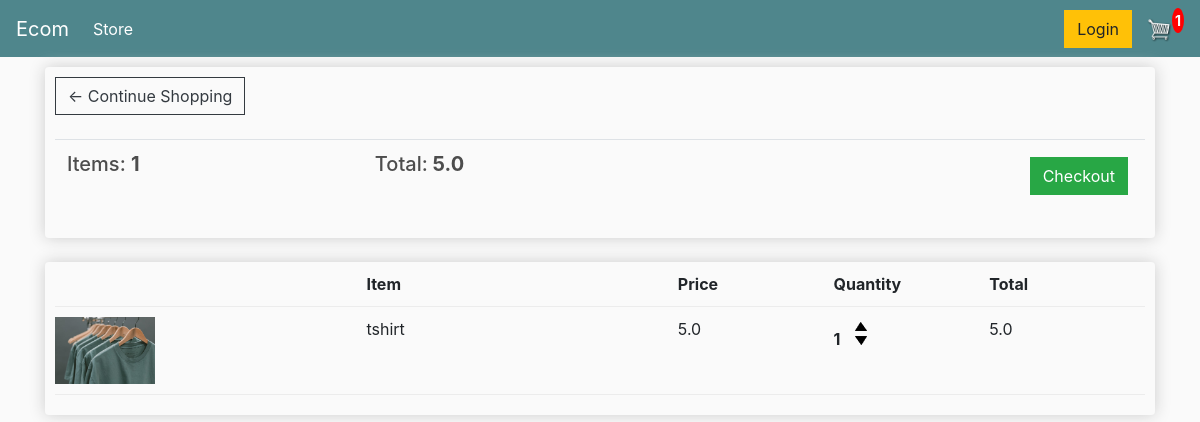
The app's page /cart/ (signed in) with its own data.
### store/models.py (models this page shows, shortened)
class Order(models.Model):
    customer = models.ForeignKey(
        Customer, on_delete=models.SET_NULL, blank=True, null=True)
    date_ordered = models.DateTimeField(auto_now_add=True)
    complete = models.BooleanField(default=False, null=False, blank=False)
    transaction_id = models.CharField(max_length=200, null=True)
    @property
    def total_order_price(self):
        items = self.get_all_order_items
        total_order_price = 0
        for item in items:
            total_order_price = total_order_price+item.calculate_total
        return total_order_price
    @property
    def total_quantity(self):
        items = self.get_all_order_items
        print(items)
        total_items = 0
        if len(items) > 0:
            for item in items:
                total_items = total_items+item.quantity
        return total_items
    @property
    def get_all_order_items(self):
        return self.orderitem_set.all()

class OrderItem(models.Model):
    product = models.ForeignKey(
        Product, null=True, blank=True, on_delete=models.SET_NULL)
    order = models.ForeignKey(
        Order, null=True, blank=True, on_delete=models.SET_NULL)
    quantity = models.PositiveIntegerField(default=0, null=True, blank=True)
    date_added = models.DateTimeField(auto_now_add=True)
    @property
    def calculate_total(self):
        total = self.product.Price*self.quantity
        return total
    def __str__(self):
        return str(self.id)

class Product(models.Model):
    name = models.CharField(max_length=200, null=True)
    Price = models.FloatField()
    digital = models.BooleanField(default=False, null=True, blank=False)
    image = models.ImageField(null=True, blank=True)
    @property
    def image_URL(self):
        try:
            url = self.image.url
        except:
            url = "{% static 'images/placeholder.png' %}"
        return url

### store/views.py (the view)
# urls.py: path('cart/', views.cart, name="cart"),
def cart(request):
    contextInfo = contextData(request)
    order = contextInfo["order"]
    items = contextInfo["items"]
    context = {"items": items, "order": order}
    return render(request, "store/cart.html", context)

### store/utils.py (called while the page is built)
def authenticatedData(request):
    shipping = False
    order, created = Order.objects.get_or_create(
        customer=request.user.customer, complete=False)
    items = order.get_all_order_items
    for item in items:
        if item.product.digital == False:
            shipping = True
    return {"order": order, "items": items, "shipping": shipping}

def contextData(request):
    if request.user.is_authenticated:
        return authenticatedData(request)
    else:
        return cookiesCart(request)

### store/templates/store/cart.html
{% extends 'store/main.html' %}
{% load static %}
{% block content %}
	<div class="row">
		<div class="col-lg-12">
			<div class="box-element">
                <a  class="btn btn-outline-dark" href="{% url 'store' %}">&#x2190; Continue Shopping</a>
                <br>
				<br>
				<table class="table">
					<tr>
						<th><h5>Items: <strong>{{order.total_quantity}}</strong></h5></th>
						<th><h5>Total:<strong> {{order.total_order_price}}</strong></h5></th>
						<th>
							<a  style="float:right; margin:5px;" class="btn btn-success" href="{% url 'checkout' %}">Checkout</a>
						</th>
					</tr>
				</table>
			</div>
			<br>
			<div class="box-element">
                <div class="cart-row">
					<div style="flex:2"></div>
					<div style="flex:2"><strong>Item</strong></div>
					<div style="flex:1"><strong>Price</strong></div>
					<div style="flex:1"><strong>Quantity</strong></div>
					<div style="flex:1"><strong>Total</strong></div>
				</div>
				{%for item in items %}
				<div class="cart-row">
					<div style="flex:2"><img class="row-image" src="{{item.product.image_URL}}"></div>
					<div style="flex:2"><p>{{item.product.name}}</p></div>
					<div style="flex:1"><p>{{item.product.Price}}</p></div>
					<div style="flex:1">
						<p class="quantity">{{item.quantity}}</p>
						<div class="quantity">
							<img class="chg-quantity update-cart" src="{% static  'images/arrow-up.png' %}" data-action="add" data-id={{item.product.id}}>
							<img class="chg-quantity update-cart" src="{% static  'images/arrow-down.png' %}" data-action="remove" data-id={{item.product.id}}>
						</div>
					</div>
					<div style="flex:1"><p>{{item.calculate_total}}</p></div>
				</div>
				{% endfor %}
			</div>
		</div>
	</div>
{% endblock content %}

### store/templates/store/main.html (shortened to what this page needs)
<!DOCTYPE html>
{% load static %}
<html lang="en">
<head>
    <link rel="stylesheet" href="https://stackpath.bootstrapcdn.com/bootstrap/4.4.1/css/bootstrap.min.css">
    <link rel="stylesheet" type="text/css" href="{% static 'css/main.css' %}">
</head>
<body>
    <nav class="navbar navbar-expand-lg navbar-dark bg-dark ">
        <a class="navbar-brand" href="{% url 'store'%}">Ecom</a>
        <div class="collapse navbar-collapse" id="navbarSupportedContent">
          <ul class="navbar-nav mr-auto">
            <li class="nav-item active">
              <a class="nav-link" href="{% url 'store'%}">Store <span class="sr-only">(current)</span></a>
            </li>
          </ul>
          <div class="form-inline my-2 my-lg-0">
               <a href="#"class="btn btn-warning">Login</a>
                  <a href="{% url 'cart' %}">
                     <img  id="cart-icon" src="{% static 'images/cart.png' %}">
                   </a>
                  <p id="cart-total">{{order.total_quantity}}</p>
               </div>
        </div>
      </nav>
    <div class="container">
        {% block content %}
        {% endblock content %}
    </div>
</body>
</html>

### static/css/main.css (style rules this page uses)
body { background-color: hsl(0, 0%, 98%); }
h1, h2, h3, h4, h5, h6 { color: hsl(0, 0%, 30%); }
.box-element { box-shadow: hsl(0, 0%, 80%) 0 0 16px; border-radius: 4px; padding: 10px; }
.bg-dark { background-color: #4f868c !important; }
#cart-icon { width: 25px; display: inline-block; margin-left: 15px; }
#cart-total { display: block; text-align: center; color: #fff; padding: 2px; padding-left: 3px; font-weight: 700; padding-right: 3px; background-color: red; border-radius: 50%; font-size: 14px; }
.col-lg-4, .col-lg-6, .col-lg-8, .col-lg-12 { margin-top: 10px; }
.btn { border-radius: 0; }
.row-image { width: 100px; }
.cart-row { display: flex; align-items: flex-stretch; padding-bottom: 10px; margin-bottom: 10px; border-bottom: 1px solid #ececec; }
.quantity { display: inline-block; font-weight: 700; padding-right: 10px; }
.chg-quantity { width: 12px; cursor: pointer; display: block; margin-top: 5px; transition: 0.1s; }

### records on screen
Order: total_quantity "1", total_order_price "5.0"
OrderItem: product.image_URL (picture), product.name "tshirt", product.Price "5.0", quantity "1", calculate_total "5.0"
